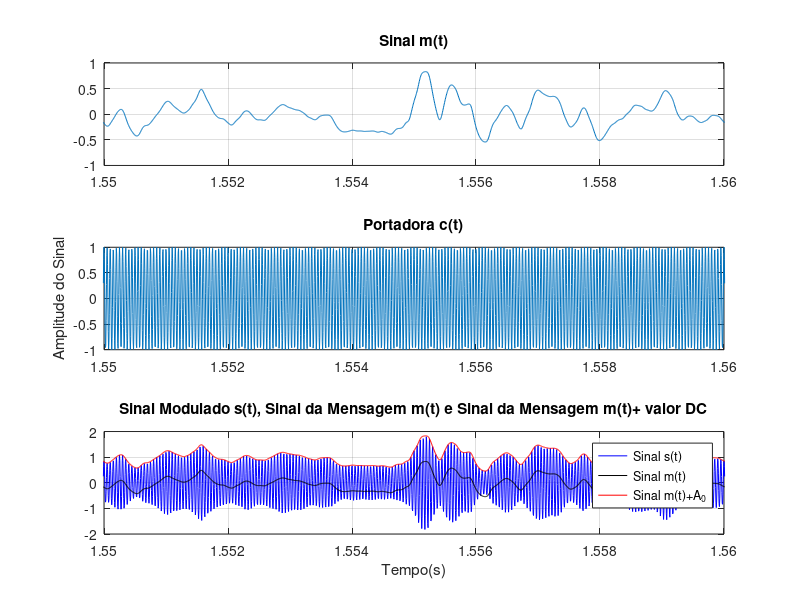
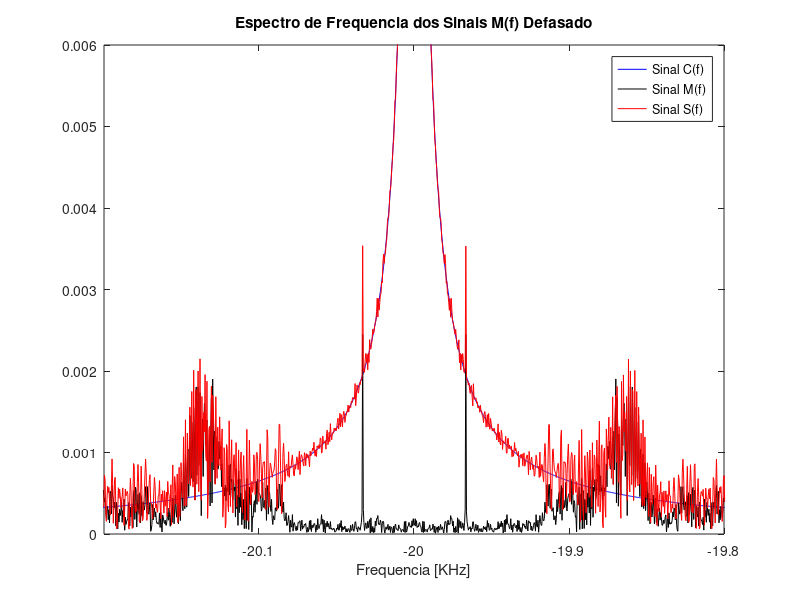
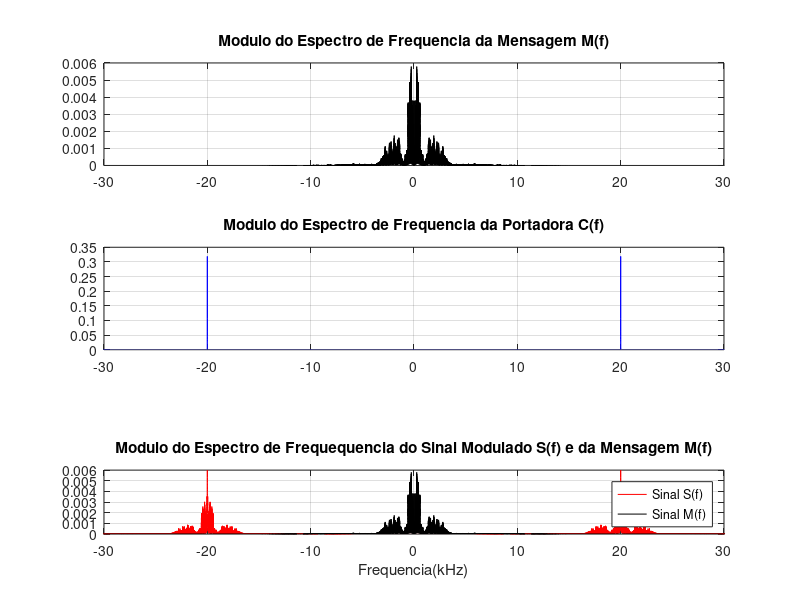
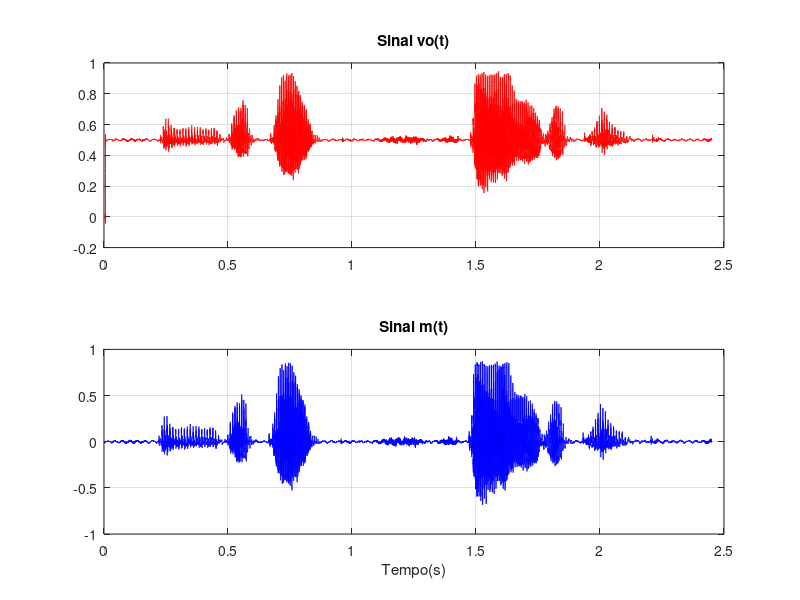

The MATLAB script that drew these images, in order:
%% Informacoes do relatorio
%
% * *Nome dos Alunos: Andre Luis Maldonado Daniel e Erasmo Costa*
% * *Curso: LT37C - Fundamentos de Comunicacao*
%
% * *Relatorio de modulacao*
%
% O relatorio da modulacao  deve conter:
%
% * Modulacao e demodulacao;
% * Apresentar de forma legivel as formas de onda da mensagem, da
% portadora, e da Modulacao, no dominio do tempo e no dominio da
% frequencia;
% * Explicar no relatorio cada forma de onda;


%% EXERCICIO 1 - MODULACAO
% Para que haja uma boa modulacao a frequencia da portadora deve ser maior que a banda
% do Sinal, ao vizualizar a figura 3 e possivel comprovar que a mensagem
% nao chega a $10Khz$ sendo assim, a frequencia da portadora sendo 20KHz supre o necessario.
% Para que nao ocorra perca de informacao $A_0$ deve ser escolhido para que o minimo valor 
% do Sinal, quando somado a $A_0$ seja maior que 0. A funcao _min_ nos garante que $A_0$ foi
% escolhido corretamente.

%Limpar e fechar tudo
clc; %limpa a janela de comandos
clear; %limpa as variaveis e funcoes da memoria 
close all; %fecha as janelas abertas de figuras 

% Arquivo de audio da mensagem
load sound.mat %carrega o arquivo 'sound.mat' para o Workspace
Vminimo = min(m); %'Vminimo' recebe o menor componente de 'm'

% Reproducao do arquivo sound
sound(m,fs) %reproduz o Sinal do vetor 'm', com frequencia de amostragem 'fs'

% Tamanho do vetor da mensagem
N = length(m); %'N' recebe o tamanho do vetor 'm' (432008)

% Periodo de amostragem de m
T = 1/fs; %'T' recebe o valor do periodo de amostragem (5.668934240362812e-06)

% Vetor de tempo
t = (0:N-1)*T; %'t' recebe o vetor de tempo

% Frequencia da portadora em Hz
fc = 20e3; %'fc' recebe o valor da frequencia da portadora em Hz (20kHz)

% Valor DC
A0 = 1; %A0 recebe o valor DC 1

% Portadora
c = cos(2*pi*fc*t); %'c' recebe a portadora

% Modulando o Sinal
s=(A0+m).*c; %'s' recebe o sinal modulado

%%% Plot dos sinais no tempo
% Na figura 1 sao mostrados os sinais da mensagem, portadora e o Sinal modulado
% $s = (A_0.+m)*c$, no terceiro grafico da figura 1 e apresentado o Sinal modulado em azul
% ao adicionarmos um valor DC de $A_0$ ao Sinal da mensagem e possivel ver o envelope
% no Sinal modulado.

% Plot do Sinal de audio m(t)
figure(); %cria uma janela de figura

subplot(3,1,1); %divide a janela de figura em 3x1 e seleciona a primeira parte para o plot atual
plot(t,m); %plota 'm' versus 't'
xlim([1.55 1.56]); %define os limites do eixo X em 1,55 e 1,56
title('Sinal m(t)'); %define o nome do grafico como 'Sinal m(t)'
grid on; %construcao das linhas de grade

% Plot da portadora c(t)
subplot(3,1,2); %divide a janela de figura em 3x1 e seleciona a segunda parte para o plot atual
plot(t,c); %plota 'c' versus 't'
xlim([1.55 1.56]); %define os limites do eixo X em 1,55 e 1,56
title('Portadora c(t)'); %define o nome do grafico como 'Portadora c(t)'
ylabel('Amplitude do Sinal'); %define o nome do eixo Y como 'Amplitude do Sinal'
grid on; %construcao das linhas de grade

% Plot do Sinal modulado s(t) e do Sinal de audio m(t)
subplot(3,1,3); %divide a janela de figura em 3x1 e seleciona a terceira parte para o plot atual
plot(t,s,'b',t,m,'k',t,A0+m,'r'); %plota 's' versus 't' em azul, 'm' versus 't' em preto e 'A0+m' versus 't' em vermelho
xlim([1.55 1.56]); %define os limites do eixo X em 1,55 e 1,56
title('Sinal Modulado s(t), Sinal da Mensagem m(t) e Sinal da Mensagem m(t)+ valor DC'); %define o nome do grafico como 'Sinal Modulado s(t), Sinal da Mensagem m(t) e Sinal da Mensagem m(t)+ valor DC'
legend('Sinal s(t)', 'Sinal m(t)', 'Sinal m(t)+A_0'); %cria a legenda ('Sinal s(t)', 'Sinal m(t)', 'Sinal m(t)+A_0') para este plot
xlabel('Tempo(s)'); %define o nome do eixo X como 'Tempo(s)'
grid on; %construcao das linhas de grade

% FFT dos sinais
M = abs(fftshift(fft(m)))/N; %'M' recebe o absoluto da FFT do Sinal de audio m(t)
C = abs(fftshift(fft(c)))/N; %'C' recebe o absoluto da FFT da portadora c(t)
S = abs(fftshift(fft(s)))/N; %'S' recebe o absoluto da FFT do Sinal modulado s(t)

% Vetor de frequencias
f = linspace(-fs/2,fs/2,N); %'f' recebe um vetor de 'N' pontos gerados entre '-fs/2' e 'fs/2'

%%% Plot das FFT's
% Na figura 2 e apresentado os espectros e frequencia da portadora, do Sinal modulado e
% do Sinal da mensagem, atraves de uma multiplicacao com um cosseno a origem da mensagem M
% foi defasado para coincidir com 20 KHz a fim de ter uma melhor vizualicao sendo possivel
% ver na imagem que a modulacao foi feita corretamente, pois temos no Sinal s as tres frequencias, 
%as duas frequencias laterais $f_c+f_m$ e $f_c-f_m$ e a frequencia da portadora $f_c$

j = m.*cos(2*pi*fc*t); %'j' recebe o sinal da mensagem 'm', defasada em 20 kHz
J = abs(fftshift(fft(j)))/N; %'J' recebe o absoluto da FFT do sinal j(t)

% Plot dos sinais S(f) C(f) e M(f) [defasado para ficar centrado em 20KHz]
figure(); %cria uma janela de figura

plot(f/1000, C, 'b', f/1000, J, 'k', f/1000, S, 'r'); %plota 'C' versus 'f/1000' em azul, 'C' versus 'f/1000' em preto e 'S' versus 'f/1000' em vermelho
xlim([-20.2 -19.8]);  %define os limites do eixo X em -20,2 e -19,8
ylim([0 0.006]);  %define os limites do eixo Y em 0 e 0,006
title('Espectro de Frequencia dos Sinais M(f) Defasado'); %define o nome do grafico como 'Espectro de Frequencia dos sinais M(f) defasado'
legend('Sinal C(f)', 'Sinal M(f)', 'Sinal S(f)'); %cria a legenda ('Sinal C(f)', 'Sinal M(f)', 'Sinal S(f)') para este plot
xlabel('Frequencia [KHz]'); %define o nome do eixo X como 'Frequencia [KHz]'

% Plot da FFT do Sinal |M(f)|
figure(); %cria uma janela de figura

subplot(3,1,1); %divide a janela de figura em 3x1 e seleciona a primeira parte para o plot atual
plot(f/1000,M, 'k'); %plota 'M' versus 'f/1000' em preto
xlim([-30 30]); %define os limites do eixo X em -30 e 30
title('Modulo do Espectro de Frequencia da Mensagem M(f)'); %define o nome do grafico como 'Modulo do Espectro de Frequencia da Mensagem M(f)'
grid on; %construcao das linhas de grade

% Plot da FFT da portadora |C(f)|
subplot(3,1,2); %divide a janela de figura em 3x1 e seleciona a segunda parte para o plot atual
plot(f/1000,C, 'b'); %plota 'C' versus 'f/1000'
xlim([-30 30]); %define os limites do eixo X em -30 e 30
title('Modulo do Espectro de Frequencia da Portadora C(f)'); %define o nome do grafico como 'Modulo do Espectro de Frequencia da Portadora C(f)'
grid on; %construcao das linhas de grade

% Plot da FFT do Sinal modulado |S(f)|
subplot(3,1,3); %divide a janela de figura em 3x1 e seleciona a terceira parte para o plot atual
plot(f/1000,S, 'b'); %plota 'C' versus 'f/1000' em azul
xlim([-30 30]); %define os limites do eixo X em -30 e 30
ylim([0 0.006]); %define os limites do eixo Y em -0 e 0,006
title('Modulo do Espectro de Frequequencia do Sinal Modulado S(f)'); %define o nome do grafico como 'Modulo do Espectro de Frequequencia do Sinal Modulado S(f)'
grid on; %construcao das linhas de grade

% Plot da FFT do Sinal modulado |S(f)| e do Sinal de audio |M(f)|
subplot(4,1,4); %divide a janela de figura em 3x1 e seleciona a teceira parte para o plot atual
plot(f/1000,S,'r', f/1000,M,'k'); %plota 'S' versus 'f/1000' em vermelho e 'M' versus 'f/1000' em preto
xlim([-30 30]); %define os limites do eixo X em -30 e 30
ylim([0 0.006]); %define os limites do eixo Y em -0 e 0,006
title('Modulo do Espectro de Frequequencia do Sinal Modulado S(f) e da Mensagem M(f)'); %define o nome do grafico como 'Modulo do Espectro de Frequequencia do Sinal Modulado S(f) e da Mensagem M(f)'
legend('Sinal S(f)', 'Sinal M(f)'); %cria a legenda ('Sinal S(f)', 'Sinal M(f))') para este plot
xlabel('Frequencia(kHz)'); %define o nome do eixo X como 'Frequencia(kHz)'
grid on; %construcao das linhas de grade

%% EXERCICIO 2 - DEMODULACAO

% Demodulacao do Sinal
v = s.*c; %'v' recebe o Sinal demodulador

% Gerando filtro passa-baixa
fcorte = 6e3/(fs/2); %fcorte recebe (0.068027210884354 Hz)
h = fir1(2e3,fcorte); %'h' recebe um filtro digital FIR passa-baixas de ordem 2000 e frequencia de corte fcorte (0.068027210884354 Hz)
[H,fh] = freqz(h,1,N/2+1,fs/1e3); %[H,fh] recebe a resposta do filtro 
H = abs(H); %'H' recebe o modulo de 'H'
vo = filter(h,1,v); %vo recebe 'v' filtrado, com filtro descrito por 'h' e '1'

% FFT de v(t) e vo(t)
V = abs(fftshift(fft(v)))/N; %V recebe a FFT do Sinal demodulador v(t)
Vo = abs(fftshift(fft(vo)))/N; %Vo recebe a FFT do Sinal filtrado vo(t)

figure(); %cria uma janela de figura

subplot(2,1,1);  %divide a janela de figura em 2x1 e seleciona a primeira parte para o plot atual
plot(t,vo, 'r'); %plota 'vo' versus 't' em vermelho
title('Sinal vo(t)'); %define o nome do grafico como 'Sinal vo(t)'
grid on; %construcao das linhas de grade

subplot(2,1,2); %divide a janela de figura em 2x1 e seleciona a segunda parte para o plot atual
plot(t,m, 'b'); %plota 'm' versus 't' em azul
title('Sinal m(t)');  %define o nome do grafico como 'Sinal m(t)'
xlabel('Tempo(s)'); %define o nome do eixo X como 'Tempo(s)'
grid on; %construcao das linhas de grade

% Plot dos sinais V(f) e Vo(f)
figure(); %cria uma janela de figura

subplot(4,1,1); %divide a janela de figura em 4x1 e seleciona a primeira parte para o plot atual
plot((f/1000),S); %plota 'S' versus 'f/1000'
title('Modulo do Espectro de Frequequencia do Sinal Modulado S(f)'); %define o nome do grafico como 'Modulo do Espectro de Frequequencia do Sinal Modulado S(f)' 
ylim([0 3e-3]) %define os limites do eixo y em 0 e 0,003
xlim([0 50]); %define os limites do eixo X em 0 e 50
grid on; %construcao das linhas de grade

subplot(4,1,2); %divide a janela de figura em 4x1 e seleciona a segunda parte para o plot atual
plot(f/1000,V); %plota 'V' versus 'f/1000'
title('Modulo do Espectro de Frequequencia do Sinal V(f)'); %define o nome do grafico como 'Modulo do Espectro de Frequequencia do Sinal V(f)'
ylim([0 3e-3]); %define os limites do eixo y em 0 e 0,003
xlim([0 50]); %define os limites do eixo X em 0 e 50
grid on; %construcao das linhas de grade

subplot(4,1,3); %divide a janela de figura em 4x1 e seleciona a teceira parte para o plot atual
plot(fh,H); %plota 'H' versus 'fh'
title('Modulo do Espectro de Frequequencia do Filtro H(f)'); %define o nome do grafico como 'Modulo do Espectro de Frequequencia do Filtro H(f)' 
grid on; %construcao das linhas de grade

subplot(4,1,4); %divide a janela de figura em 4x1 e seleciona a quarta parte para o plot atual
plot(f/1000,Vo); %plota 'Vo' versus 'f/1000'
title('Modulo do Espectro de Frequequencia do Sinal Recuperado |Vo(f)|'); %define o nome do grafico como 'Modulo do Espectro de Frequequencia do Sinal Recuperado |Vo(f)|'
xlabel('Frequencia(kHz)'); %define o nome do eixo X como 'Frequencia(kHz)'
ylim([0 3e-3]); %define os limites do eixo y em 0 e 0,003
xlim([0 50]); %define os limites do eixo X em 0 e 50
grid on; %construcao das linhas de grade

sound(m,fs); %reproduz o Sinal do vetor 'm', com frequencia de amostragem 'fs'
sound(vo,fs); %reproduz o Sinal do vetor 'vo', com frequencia de amostragem 'fs
